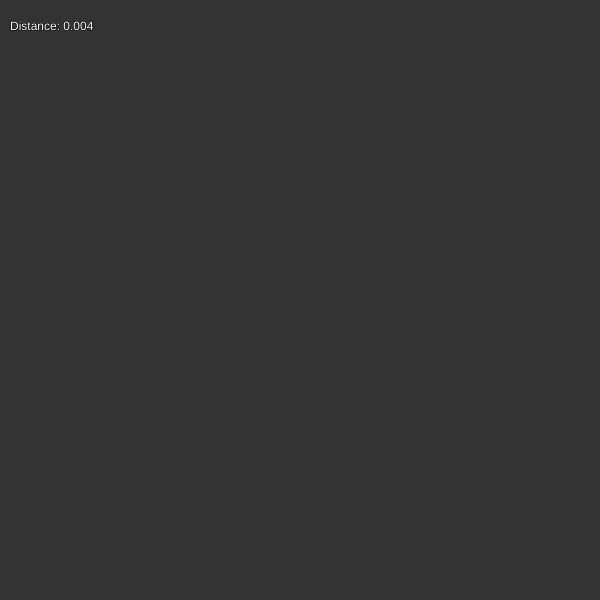
Frame 1 (no input)
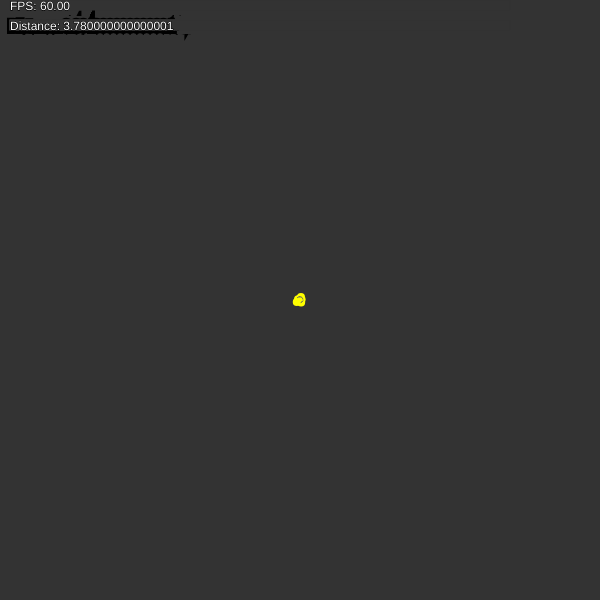
Frame 60 (no input)
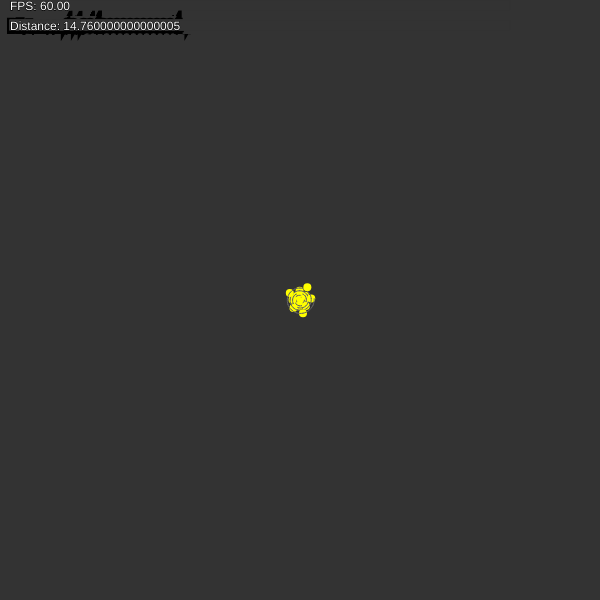
Frame 120 (the mouse pressed at the canvas centre since frame 60)

The p5.js sketch that drew these frames (run headless with seeded random() and noise() and a simulated clock; from frame 60 on, the mouse is pressed at the canvas centre):

// p5.js sketch
// ── sketch.js
// performance tweaks
p5.disableFriendlyErrors = true;

// CONFIG

// math
var fibonacciA         =    8;
var fibonacciB         =   13;
var anglePrecision     =    5;
var angleToGo          = -137.5077640 / anglePrecision;
var distanceToGo       =    0.01      / anglePrecision;
var distanceToGain     =    0.01       / anglePrecision;
var pointsToDraw       =  200         * anglePrecision;

// graphics
var cavasSize          =  600;
var drawingSpeed       =   90;
var showFps            = true;

var showPoints         = true;
var pointSize          = 8;
var pointColor         = [255, 255, 0];

var showSpirals        = true;
var lineSize           = 2;
var lineColor          = [0, 255, 0];
var showCounterSpirals = true;
var counterLineColor   = [0, 255, 255];

var showBaseSpiral     = true;
var baseLineSize       = 1;
var baseLineColor      = [100, 100, 100]


// derived
var center              = [cavasSize / 2, cavasSize / 2];
var currentAngle        = 0;
var lastDistanceA       = 0;
var lastDistanceB       = distanceToGo;
var currentDistance     = 0;
var currentCoord        = center;
var amountSteps         = 0;
var i                   = 0;
var fps                 = 0;
var curvePoints         = new Array(fibonacciA);
for (i = 0; i <= fibonacciA; i++) {
	curvePoints[i] = new Array(fibonacciA);
	curvePoints[i][0] = center[0];
	curvePoints[i][1] = center[1];
	curvePoints[i][2] = center[0];
	curvePoints[i][3] = center[1];
	curvePoints[i][4] = center[0];
	curvePoints[i][5] = center[1];
	curvePoints[i][6] = center[0];
	curvePoints[i][7] = center[1];
}
var curvePointsCounter  = new Array(fibonacciB);
for (i = 0; i <= fibonacciB; i++) {
	curvePointsCounter[i] = new Array(fibonacciB);
	curvePointsCounter[i][0] = center[0];
	curvePointsCounter[i][1] = center[1];
	curvePointsCounter[i][2] = center[0];
	curvePointsCounter[i][3] = center[1];
	curvePointsCounter[i][4] = center[0];
	curvePointsCounter[i][5] = center[1];
	curvePointsCounter[i][6] = center[0];
	curvePointsCounter[i][7] = center[1];
}
var baseSpiralPoints = new Array(8);
baseSpiralPoints[0] = center[0];
baseSpiralPoints[1] = center[1];
baseSpiralPoints[2] = center[0];
baseSpiralPoints[3] = center[1];
baseSpiralPoints[4] = center[0];
baseSpiralPoints[5] = center[1];
baseSpiralPoints[6] = center[0];
baseSpiralPoints[7] = center[1];

function setup() {
	// set up canvas
	createCanvas(cavasSize,cavasSize);
	angleMode(DEGREES);
	frameRate(drawingSpeed);
	background(51);
	noFill();
}

function draw() {
	
	// stepping and end condition
	amountSteps++;
	if (amountSteps == pointsToDraw) {
		frameRate(0);
	}
	
	if (showFps && amountSteps % 20 == 0) {
		fps = frameRate();
		displayText("FPS: " + fps.toFixed(2), 10, 10);
	}

	// -------------------------------------------------------
	// ANGLE for each step
	// -------------------------------------------------------
	currentAngle    += angleToGo;
	
	// -------------------------------------------------------
	// DISTANCE for each step
	// -------------------------------------------------------

	// fibonacci
	// currentDistance = lastDistanceA + lastDistanceB;
	// lastDistanceA = lastDistanceB;
	// lastDistanceB = currentDistance;
	
	// bernd
	currentDistance += distanceToGo + distanceToGain * amountSteps;

	// -------------------------------------------------------
	// Resulting coordinates
	// -------------------------------------------------------
	currentCoord = getXY(currentDistance, currentAngle, center);
	displayText("Distance: " + currentDistance, 10, 30);

	// -------------------------------------------------------
	// Rendering
	// -------------------------------------------------------
	if (showSpirals == true && amountSteps % anglePrecision == 0) {
		for (i = 0; i <= fibonacciA; i++) {
			if ((amountSteps - i) % fibonacciA == 0) {
				
				// draw if enough data is there
				if (curvePoints[i][0] != center[0]) {
					stroke(lineColor[0],lineColor[1],lineColor[2]);
					strokeWeight(lineSize);
					curve(
						curvePoints[i][0],
						curvePoints[i][1],
						curvePoints[i][2],
						curvePoints[i][3],
						curvePoints[i][4],
						curvePoints[i][5],
						curvePoints[i][6],
						curvePoints[i][7],
					);
				}
				
				curvePoints[i] = cycleDataPoints(curvePoints[i], currentCoord);
			}
		}
	}
	
	if (showCounterSpirals == true && amountSteps % anglePrecision == 0) {
		for (i = 0; i <= fibonacciB; i++) {
			if ((amountSteps - i) % fibonacciB == 0) {
				
				// draw if enough data is there
				if (curvePointsCounter[i][0] != center[0]) {
					stroke(counterLineColor[0],counterLineColor[1],counterLineColor[2]);
					strokeWeight(lineSize);
					curve(
						curvePointsCounter[i][0],
						curvePointsCounter[i][1],
						curvePointsCounter[i][2],
						curvePointsCounter[i][3],
						curvePointsCounter[i][4],
						curvePointsCounter[i][5],
						curvePointsCounter[i][6],
						curvePointsCounter[i][7],
					);
				}
				curvePointsCounter[i] = cycleDataPoints(curvePointsCounter[i], currentCoord);
			}
		}
	}

	if (showBaseSpiral == true) {
		// draw if enough data is there
		if (baseSpiralPoints[0] != center[0]) {
			stroke(baseLineColor[0],baseLineColor[1],baseLineColor[2]);
			strokeWeight(baseLineSize);
			curve(
				baseSpiralPoints[0],
				baseSpiralPoints[1],
				baseSpiralPoints[2],
				baseSpiralPoints[3],
				baseSpiralPoints[4],
				baseSpiralPoints[5],
				baseSpiralPoints[6],
				baseSpiralPoints[7],
			);
		}
		baseSpiralPoints = cycleDataPoints(baseSpiralPoints, currentCoord);
	}

	if (showPoints == true && amountSteps % anglePrecision == 0) {
		strokeWeight(pointSize);
		stroke(pointColor[0],pointColor[1],pointColor[2]);
		point(currentCoord[0],currentCoord[1]);
	}
}

function getXY(distance, angle, center) { 
	coordX = distance * cos(angle);
	coordY = distance * sin(angle);
	return [coordX + center[0], coordY + center[1]];
}

function cycleDataPoints(dataPoints, newInput) {
	return [
		dataPoints[2],
		dataPoints[3],
		dataPoints[4],
		dataPoints[5],
		dataPoints[6],
		dataPoints[7],
		newInput[0],
		newInput[1]				
	];
}

function displayText(output, positionX, positionY) {
	fill(51);
	stroke(51);
	rect(positionX, positionY - 10, 500, 10);
	fill(255);
	stroke(0);
	text(output, positionX, positionY);
	noFill();
}
